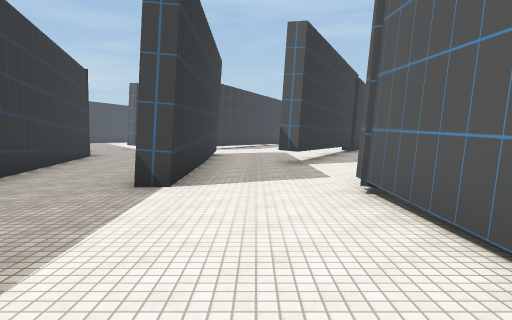
view 1 (above)

17 first-person views from a walk through a Unity game level. The camera is 1.5 m above the floor, tilts 4° down and sees 70° across. The floor is counted in squares, 2 m on a side. Each view is taken from the middle of a square. On the plan, view 1 faces up. The plan holds only what a view shows up to about 11 squares ahead; the rest is blank. The place goes on beyond the plan. The player is left out. Some surface patterns are stand-ins.

view 2
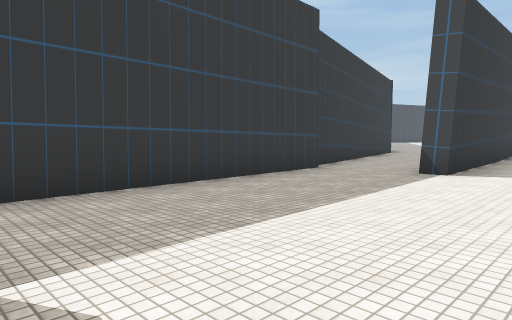

view 3
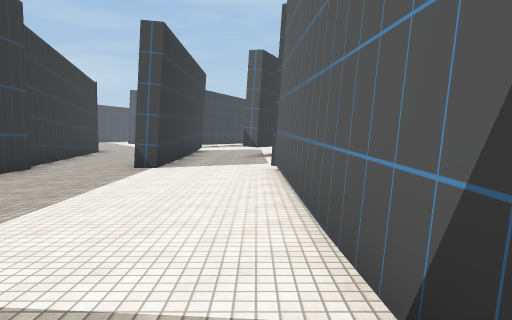

view 4
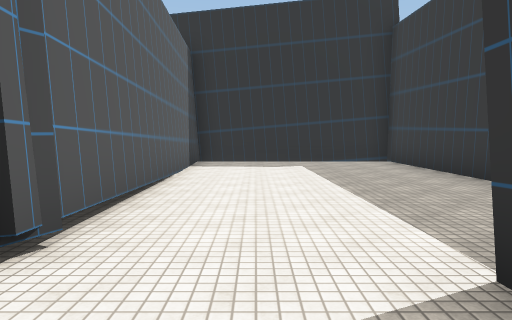

view 5
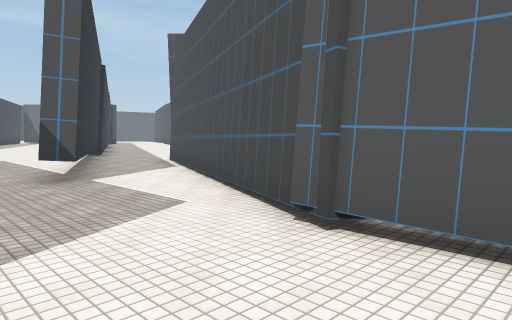

view 6
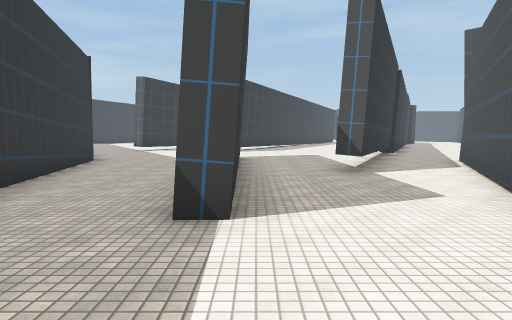

view 7
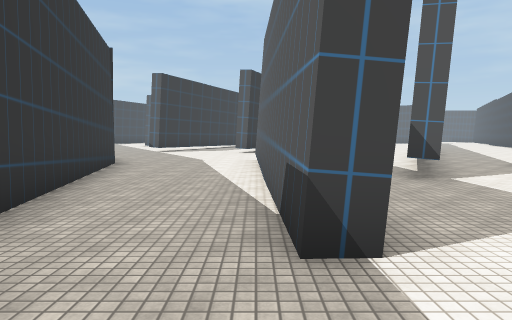

view 8
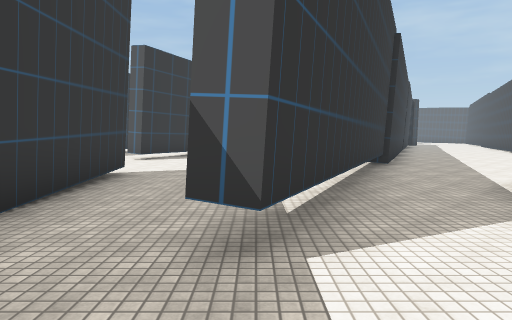

view 9
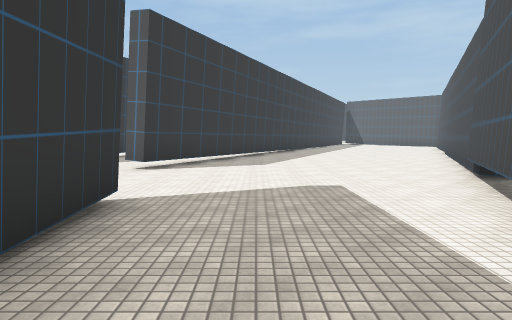

view 10
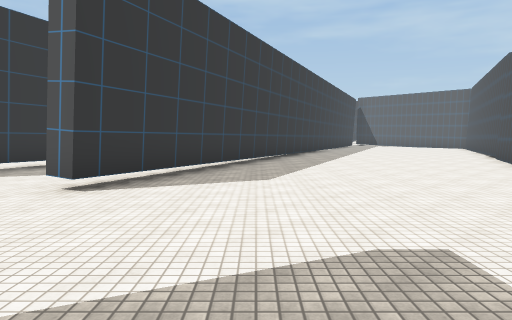

view 11
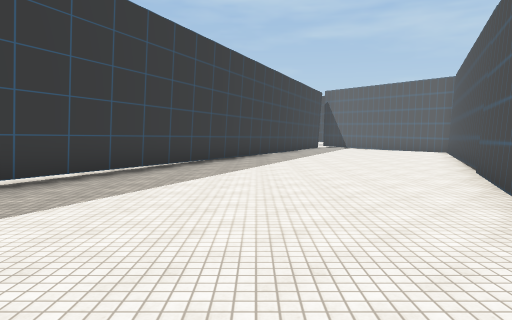

view 12
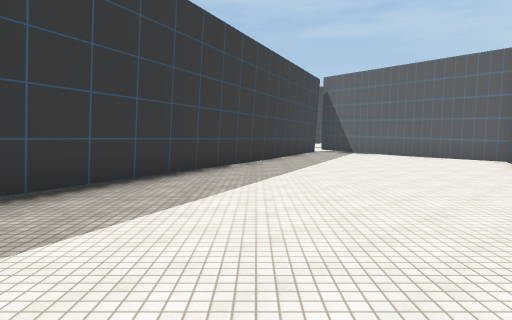

view 13
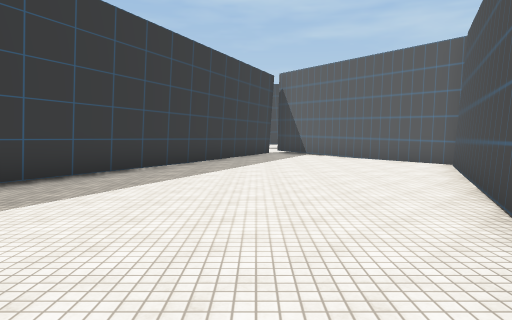

view 14
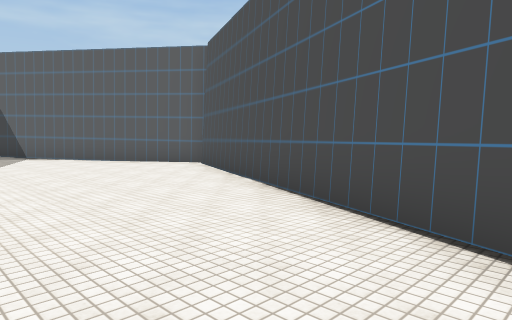

view 15
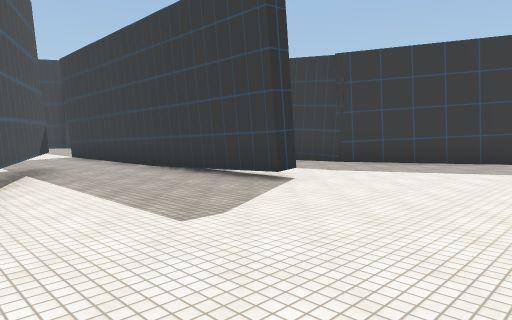

view 16
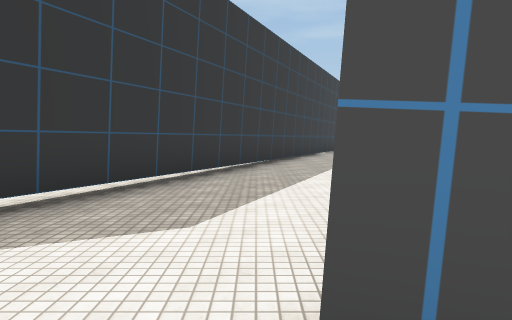

view 17
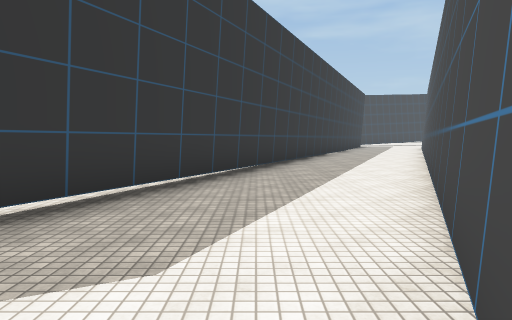

### Floor plan
Points are (right, up) in squares from view 1. A wall is a line through its corners. A room is listed if a view was taken in it or the views show most of it. See-through windows are left out.
Room 1 (views 1, 2, 3, 4, 5, 6, 7, 8)
walls: (1.7, 4.4) (1.3, 4.6) (2.9, 8.2); (-3.9, 5) (-3.7, -3.4) (1.7, -3.6) (1.4, 5); (-1.3, 8.4) (-1.2, 5.2) (-1.7, 5.1) (-1.9, 9.6); (1, 9) (0.6, 9.2); (-5, 9.3) (-4.2, 5.3)
ways out: opening at (-3.5, 10) to room 2; opening at (0, 9.5) to room 2; opening at (2, 9) to room 3
Room 2 (views 9, 10, 11, 12, 13, 14, 15, 16, 17)
walls: (-2.5, 18.7) (2.1, 29); (4.6, 17.8) (10.9, 32) (8.6, 35.5); (-1.5, 29.1) (-5.4, 20.3); (-7.2, 15.1) (-5.7, 12.4) (-5, 9.3); (4.9, 34.1) (-2.4, 17.7) (-2.9, 18); (-1.9, 9.6) (-2, 14) (-1.5, 14) (-1.3, 8.4); (0.6, 9.2) (4, 16.8)
ways out: opening at (-3.5, 10) to room 1; opening at (0, 9.5) to room 1
Room 3 (no view inside)
walls: (2.9, 8.2) (4.4, 11.4); (2.4, 12.2) (1, 9)
ways out: opening at (2, 9) to room 1; opening at (4, 12)

Positions as (right, up) in squares from view 1, and headings:
1: (0, 0), facing up
2: (1, -2), facing up-left
3: (1, -3), facing up
4: (0, 7), facing down
5: (-1, 3), facing up-right
6: (-1, 2), facing up
7: (-2, 3), facing up
8: (1, 7), facing up
9: (0, 10), facing up
10: (0, 13), facing up
11: (3, 17), facing up
12: (4, 22), facing up
13: (6, 23), facing up
14: (5, 24), facing up-right
15: (3, 18), facing down-left
16: (-3, 17), facing up
17: (-3, 18), facing up
